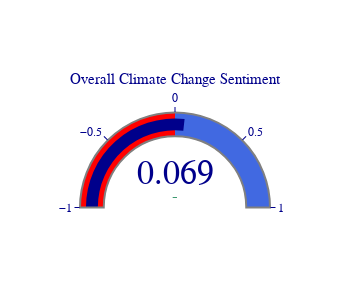

The notebook cell saved with this chart:
### Code cell
import plotly.graph_objects as go

fig = go.Figure(go.Indicator(
    mode = "gauge+number+delta",
    value = overall_cc,
    domain = {'x': [0, 1], 'y': [0, 1]},
    title = {'text': "Overall Climate Change Sentiment", 'font': {'size': 15}},
    gauge = {
        'axis': {'range': [-1, 1], 'tickwidth': 1, 'tickcolor': "darkblue"},
        'bar': {'color': "darkblue"},
        'bgcolor': "white",
        'borderwidth': 2,
        'bordercolor': "gray",
        'steps': [
            {'range': [-1, 0], 'color': 'red'},
            {'range': [0, 1], 'color': "royalblue"}],
        }))

fig.update_layout(paper_bgcolor = "white", font = {'color': "darkblue", 'family': "Arial"}, width = 350, height = 300)

fig.show()

### Figure 1 — Plotly figure (JSON) as saved in the notebook; plotly's stock layout.template omitted (floating-point values rounded to 4 significant figures)
{"data": [{"domain": {"x": [0, 1], "y": [0, 1]}, "gauge": {"axis": {"range": [-1, 1], "tickcolor": "darkblue", "tickwidth": 1}, "bar": {"color": "darkblue"}, "bgcolor": "white", "bordercolor": "gray", "borderwidth": 2, "steps": [{"color": "red", "range": [-1, 0]}, {"color": "royalblue", "range": [0, 1]}]}, "mode": "gauge+number+delta", "title": {"font": {"size": 15}, "text": "Overall Climate Change Sentiment"}, "type": "indicator", "value": 0.06865}], "layout": {"font": {"color": "darkblue", "family": "Arial"}, "height": 300, "paper_bgcolor": "white", "width": 350}}
